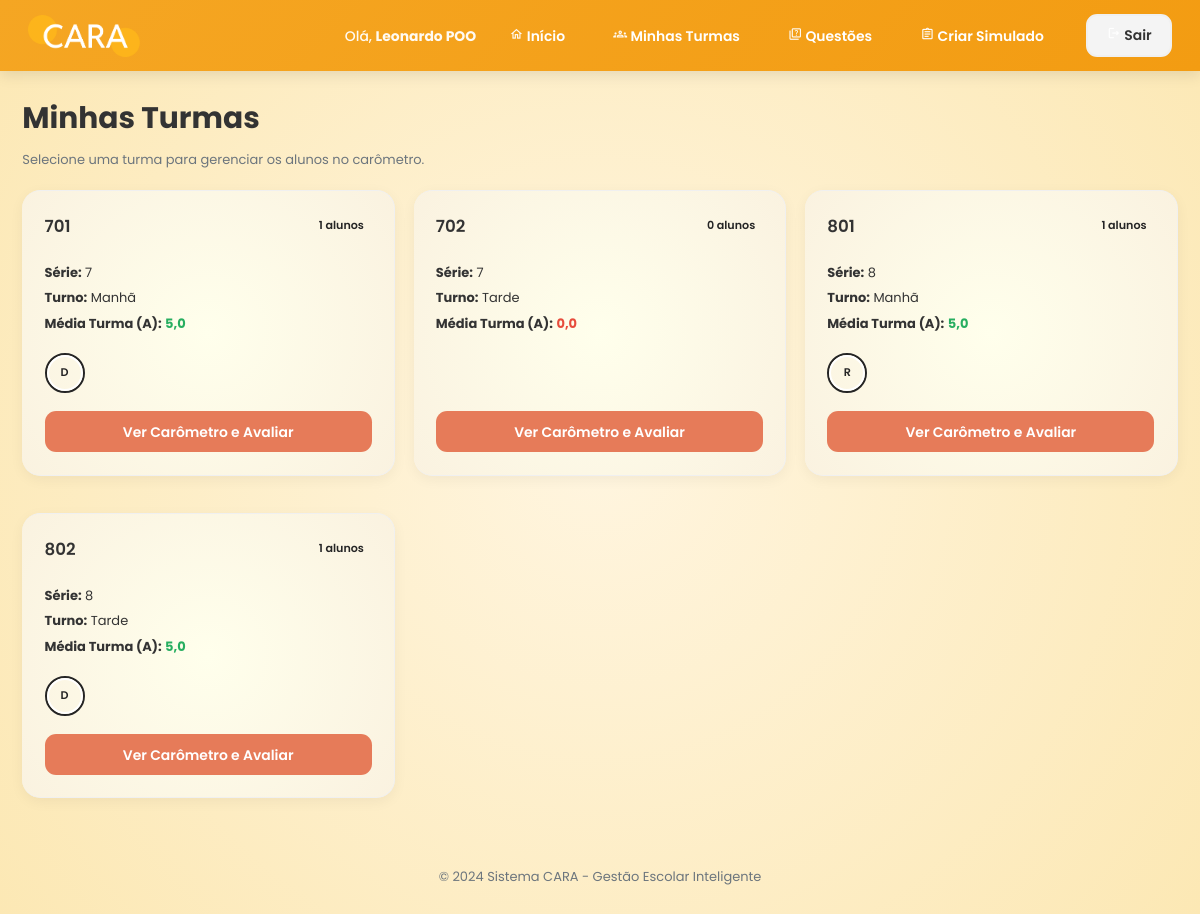
The page /turmas/ (signed in) on the database as committed earlier.
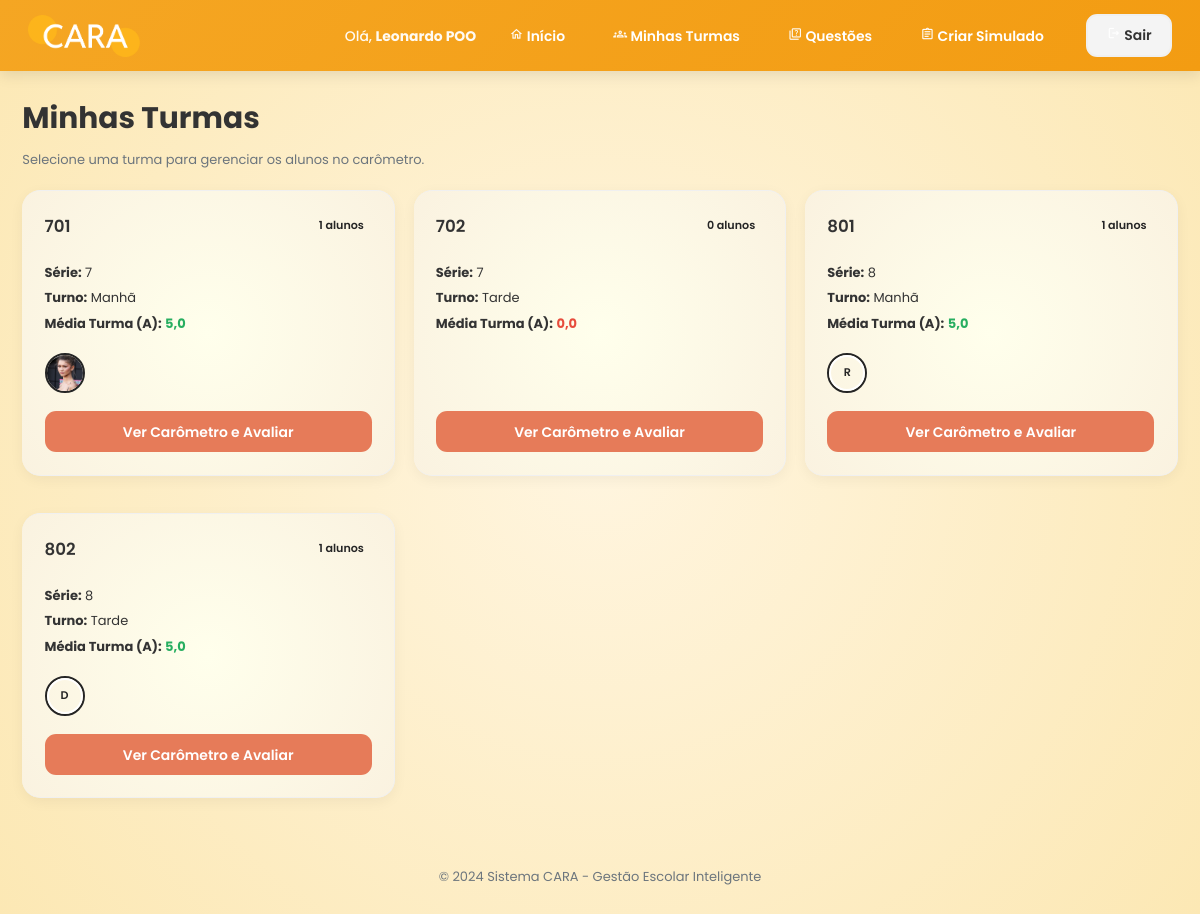
The same page on the database as committed later.
### escola/models.py (models this page shows, shortened)
class Aluno(models.Model):
    user = models.OneToOneField(User, on_delete=models.CASCADE, primary_key=True)
    foto = models.ImageField(upload_to='fotos_alunos/', blank=True, null=True)
    turma = models.ForeignKey(Turma, on_delete=models.SET_NULL, null=True, blank=True, related_name="alunos")
    matricula = models.CharField(max_length=20, unique=True, null=True, blank=True)

### escola/views.py (the view)
    def wrapper(request, *args, **kwargs):
        if not hasattr(request.user, 'professor'):
            return HttpResponseForbidden("Acesso negado")
        return view_func(request, *args, **kwargs)

### escola/views.py (called while the page is built)
def professor_required(view_func):
    def wrapper(request, *args, **kwargs):
        if not hasattr(request.user, 'professor'):
            return HttpResponseForbidden("Acesso negado")
        return view_func(request, *args, **kwargs)
    return wrapper

@login_required
@professor_required
def lista_turmas_professor(request):
    professor = request.user.professor
    turmas = professor.turmas.all()
    turmas_info = []
    for turma in turmas:
        total_alunos = turma.alunos.count()
        avaliacoes_turma = Avaliacao.objects.filter(aluno__turma=turma, professor=professor)
        if avaliacoes_turma.exists():
            media_turma = avaliacoes_turma.aggregate(Avg('assiduidade'))['assiduidade__avg']
        else:
            media_turma = 0
        turmas_info.append({
            'turma': turma,
            'total_alunos': total_alunos,
            'media_turma': round(media_turma or 0, 2),
            'total_avaliacoes': avaliacoes_turma.count()
        })
    return render(request, 'professor/lista_turmas.html', {'turmas_info': turmas_info})

### escola/templates/professor/lista_turmas.html (shortened to what this page needs)
{% extends 'base.html' %}
{% block content %}
<div class="page-header">
    <h1>Minhas Turmas</h1>
    <p class="subtitle">Selecione uma turma para gerenciar os alunos no carômetro.</p>
</div>
<div class="turmas-grid">
    {% for item in turmas_info %}
    {% with turma=item.turma %}
    <div class="turma-card card">
        <div class="turma-header">
            <h3>{{ turma.nome }}</h3>
            <span class="badge">{{ item.total_alunos }} alunos</span>
        </div>
        <div class="turma-info">
            <p><strong>Série:</strong> {{ turma.serie|default:"N/A" }}</p>
            <p><strong>Turno:</strong> {{ turma.get_turno_display }}</p>
            <p><strong>Média Turma (A):</strong>
                <strong class="media-score {% if item.media_turma >= 4 %}alta{% elif item.media_turma >= 3 %}media{% else %}baixa{% endif %}">
                    {{ item.media_turma|floatformat:1 }}
                </strong>
            </p>
        </div>
        <div class="alunos-preview">
            {% for aluno in turma.alunos.all|slice:":4" %}
            <div class="aluno-mini">
                {% if aluno.foto %}
                    <img src="{{ aluno.foto.url }}" alt="{{ aluno.user.get_full_name }}">
                {% else %}
                    <div class="avatar">{{ aluno.user.first_name|first }}</div>
                {% endif %}
            </div>
            {% endfor %}
        </div>
        <div class="turma-actions">
            <a href="{% url 'detalhe_turma_carometro' turma.id %}" class="btn btn-primary btn-block">
                Ver Carômetro e Avaliar
            </a>
        </div>
    </div>
    {% endwith %}
    {% empty %}
    <div class="empty-state card">
        <div class="empty-icon">📚</div>
        <p>Você ainda não está associado a nenhuma turma.</p>
        <small>Contate o administrador para ser associado a uma turma.</small>
    </div>
    {% endfor %}
</div>
{% endblock %}

Rows that differ between the two databases and show on the page:
changed Aluno (number 1 of 3 on the later page): foto: picture added; user.first_name|first "D" → (not shown)
